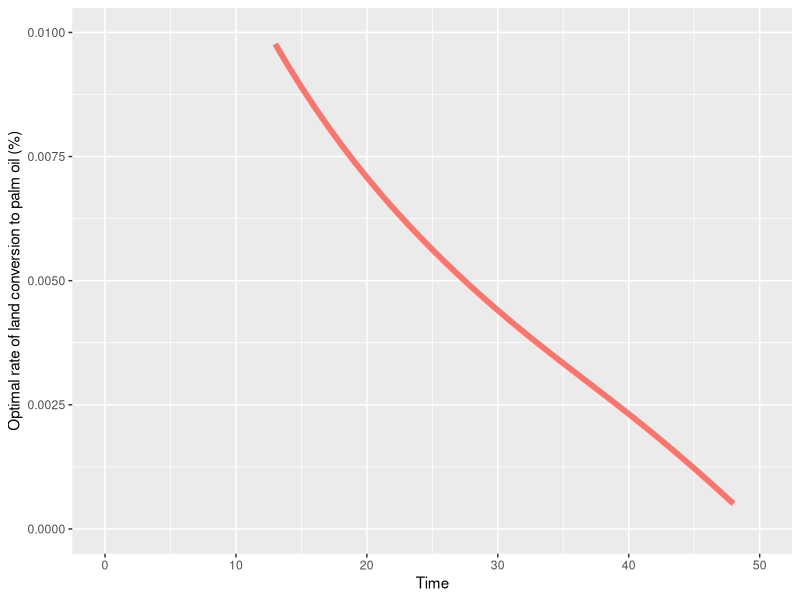
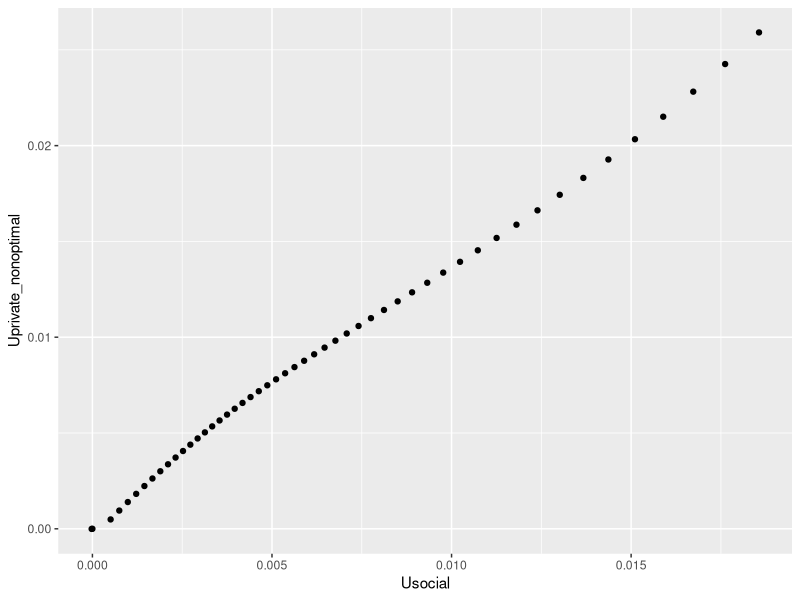
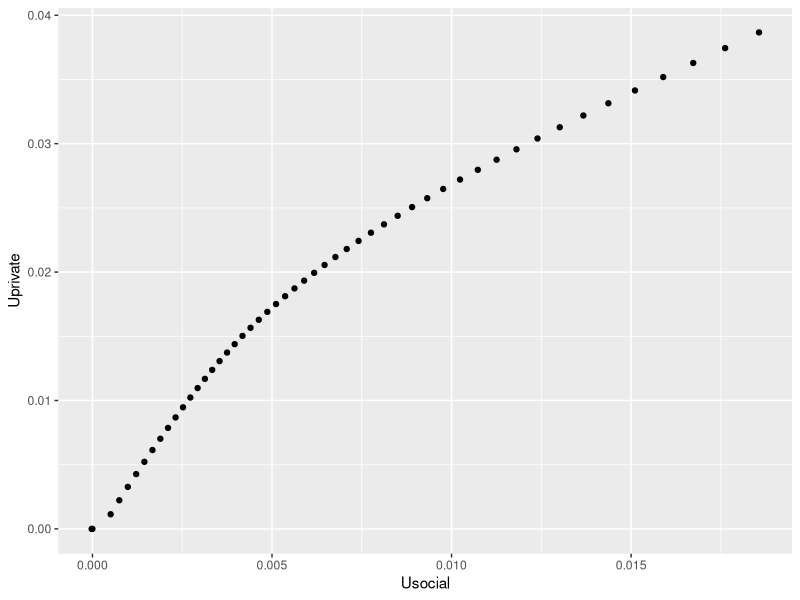
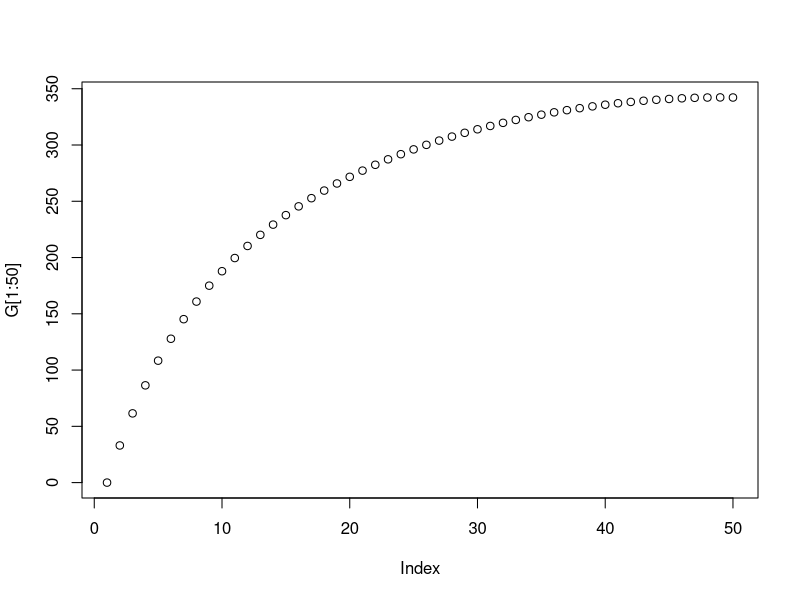
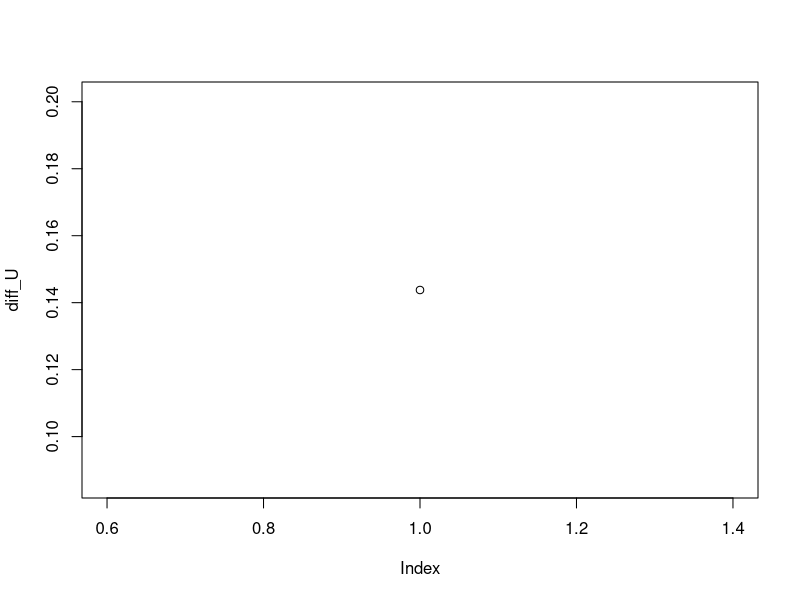

These charts were generated, in order, by the following R code:

### Estimate the true cost of a metric ton of palm oil 
### and the difference between the international CPO price 
### and the true cost (CPO price + social cost = true cost)  

rm(list=ls())
library(optimx)
library(ggplot2)

time <- seq(0,50) # Set time periods
time2 = seq(1,81,1)

  #### INPUTS ####
  total_land      = 7363000  # total land 
  forest_land     = 0.68 # total forest land 
  cost_per_HA     = 1410
  ES_value        = 2500
  CPO_price       = 658 # Use 517 for the historic average
  CPO_yield       = 4.20
  kerneloil_price = 1382 # Use 832 for the historic average
  kerneloil_yield = 4.20
  rho             = 0.05
  expenditures    = 9e6
  infections      = 2000
  population      = 3.55e6
  prop_CPO_total  = 0.8
  #### INPUTS ####
  
  developed_land = total_land*(1- forest_land)  #total already developed land
  prop_developed_land = developed_land/total_land # proportion of developed land from total (%)
  prop_forest_land = (total_land - developed_land)/total_land  # proportion of forest land from total (%)
  HA_in_1_percent = (1/100)*total_land
  
  pconv = cost_per_HA/total_land
  you = (pconv + rho/(1+prop_developed_land))/((1-prop_developed_land))
  #factor1 = 1/you^2
  factor1 = 15000
  
  # Production and cost parameters
  theta = 1 # effectiveness of land conversion
  C_coeff = 2 # Coefficient for C(u) curve
  g1 = factor1*cost_per_HA*HA_in_1_percent 
  g2 = cost_per_HA*HA_in_1_percent  
  
  
  ESTV = ES_value*100*HA_in_1_percent 
  b = 4 # curvature of value for ecosystem services as a function of land covnerted - as higher number higher curvature (if b =1, linear relationship)
  r = 0.00 # growth rate of ecosystem 
  
  #Health Damages 
  n1 = 1/14500 # denominator factor for relationship between Xt and St
  omega = 1 #rate of reduction of indcidence (if equal to 1, 100% reduction from period to period)
  cost_public_health = expenditures*3.33  #total public expenditures on prevention and control of malaria = 9 millions. We assume that 30% is public expenditures and 70% is private expenditures that we don't observe
  infected = infections
  pop = population
  d1 = cost_public_health/infected
  d2 = 1.1 # curvature of simple damage function 
  d4 = -11 # curvature for complex damage function
  d5 = 0.1 # inflection point for complex damage function
  d6 = 0.01  # level point for complex damage function
  d3 = cost_public_health/(1/(exp(d4*(0.25-d5))+ d6 )) 
  
  
  CPOprice = CPO_price*CPO_yield*HA_in_1_percent
  kernelprice = kerneloil_price*kerneloil_yield*HA_in_1_percent
  prop_kernel_total= 1 - prop_CPO_total
  
  #  Calibration parameters 
  Uo = 0.00000001 # Initial effort of land conversion at time 0
  Xo =  prop_developed_land*100# Initial proportion of total landscape developed at time 0
  FXo = r/(1+Xo) # Initial value for function of 
  So = (Xo/100)^2/n1
  Zo = So 
  Ro = CPOprice*Xo*prop_CPO_total + kernelprice*Xo*prop_kernel_total # Initial revenue at time 0
  Co = g1*Uo^C_coeff + g2*Xo    # Initial cost at time 0
  profitso = Ro - Co
  Bo = ESTV*((exp(b) - exp(b*(Xo/100)))/(exp(b)-1))
  #Do = d1*Zo^d2   # Initial damages at time 0 (simple function)
  Do = d3*(exp(d4 * ((Zo*n1)^(1/2)- d5)) + d6 )**(-1)  # Initial damages at time 0 (complex function)  
  Wo = profitso + Bo - Do
  
  Private_Vo = Ro - Co
  Social_Vo = profitso + Bo - Do
  
  # Vectors for function
  U <- rep(Uo, length(time))                 # vector for effort in land conversion
  FX <- rep(FXo,length(time))                # vector for function of ecosystem growth
  X <- rep(Xo,length(time))                  # vector for stock of developed land X(t)
  S <- rep(So,length(time))
  Z <- rep(Zo,length(time))
  R <- rep(Ro,length(time))                  # vector for the revenue function R(X(t))
  C <- rep(Co, length(time))                 # vector for the cost function C(U(t))
  profits  = rep(profitso,length(time))
  disc_profits = rep(profitso,length(time))
  B <- rep(Bo, length(time))                 # vector for benefit function B(X(t))
  disc_B = rep(Bo, length(time))      
  D <- rep(Do, length(time))                 # vector for the damage function D(X(t))
  disc_D = rep(Do, length(time))    
  W <- rep(Wo, length(time)) 
  W_dis <- rep(Wo, length(time)) 
  result <- 0 
  
  # Function to be optimized
  opt_W <- function (U, npar = 1) {
    for (i in 1:(length(time)-1)){
      X[i+1] = X[i] + theta*U[i]*(100-X[i]) - r/(1+X[i])  
      S[i] = (X[i]/100)^2/n1
      Z[i+1] = (1- omega)*Z[i] + S[i]
      R[i] = CPOprice*X[i]*prop_CPO_total + kernelprice*X[i]*prop_kernel_total         # Revenue function for developed land
      C[i] = g1*U[i]^C_coeff + g2*X[i]         # Cost function using effort to develop land
      profits[i] = R[i] - C[i]
      disc_profits[i] = profits[i]*exp(-rho*(i-1)) 
      B[i] = ESTV*((exp(b) - exp(b*(X[i]/100)))/(exp(b)-1))
      disc_B[i] = B[i]*exp(-rho*(i-1)) 
      #D[i] = d1*Z[i]^d2
      D[i] = d3*(exp(d4 * ((Z[i]*n1)^(1/2) - d5)) + d6)**(-1)
      disc_D[i] = D[i]*exp(-rho*(i-1))
      W[i] = profits[i] + B[i] - D[i] 
      W[length(time)] = ((profits[length(time)] + B[length(time)] - D[length(time)]  )*exp(-rho *(time[length(time)]-1)))/rho
    }
    W_dis = W*exp(-rho*time) # Discounted value function
    NPV_W <- sum(W_dis)
    return(NPV_W)
  }
  
  max_W <- optimx(par = U, fn = opt_W, lower = -1, upper = 1,
                  method = ("L-BFGS-B"),
                  control = list(maximize = TRUE, trace=6))
  
  U_max <- t(data.frame(coef(max_W)))
  

  ## Estimate optimal stock of land each period (X)
  for (i in 1:(length(time)-1)){
    X[i+1] = X[i] + theta*U_max[i]*(100-X[i]) - r/(1+X[i])  
    S[i] = (X[i]/100)^2/n1
    Z[i+1] = (1- omega)*Z[i] + S[i]
    R[i] = CPOprice*X[i]*prop_CPO_total + kernelprice*X[i]*prop_kernel_total        # Revenue function for developed land
    C[i] = g1*U_max[i]^C_coeff + g2*X[i]         # Cost function using effort to develop land
    profits[i] = R[i] - C[i]
    disc_profits[i] = profits[i]*exp(-rho*(i-1)) 
    B[i] = ESTV*((exp(b) - exp(b*(X[i]/100)))/(exp(b)-1))
    disc_B[i] = B[i]*exp(-rho*(i-1)) 
    #D[i] = d1*Z[i]^d2 # simple damage function
    D[i] = d3*(exp(d4 * ((Z[i]*n1)^(1/2) - d5)) + d6)**(-1)
    disc_D[i] = D[i]*exp(-rho*(i-1))
    W[i] = profits[i] + B[i] - D[i] 
    W[length(time)] = ((profits[length(time)] + B[length(time)] - D[length(time)]  )*exp(-rho *(time[length(time)]-1)))/rho
  }
  W_dis = W*exp(-rho*time) # Discounted value function
  NPV_W_social <- sum(W_dis)/1e9
  NPV_profits_social <- sum(disc_profits)/1e9
  NPV_ES_social <- sum(disc_B)/1e9
  NPV_D_social <- sum(disc_D)/1e9

  
Rsocial = R
Xsocial = X
Usocial = U_max

  ggplot() + 
    geom_line(aes(time, Usocial, color="blue"), size=2) +
    xlim(0, 50) +
    ylim(0, 0.01) +
    labs( x = "Time" , y = "Optimal rate of land conversion to palm oil (%)") + 
    theme(legend.position="none")
  
##############################################
  ### Find the optimal price for private optimal 
  opt_W2 <- function (U, npar = 1) {
    for (i in 1:(length(time)-1)){
      X[i+1] = X[i] + theta*U[i]*(100-X[i]) - r/(1+X[i])  
      #S[i] = (X[i]/100)^2/n1
      #Z[i+1] = (1- omega)*Z[i] + S[i]
      R[i] = ( CPOprice*X[i]*prop_CPO_total + kernelprice*X[i]*prop_kernel_total )
      #R[i] = G*CPO_yield*HA_in_1_percent*X[i]        # Revenue function for developed land
      C[i] = g1*U[i]^C_coeff + g2*X[i]         # Cost function using effort to develop land
      profits[i] = R[i] - C[i]
      #disc_profits[i] = profits[i]*exp(-rho*(i-1)) 
      #B[i] = ESTV*((exp(b) - exp(b*(X[i]/100)))/(exp(b)-1))
      #disc_B[i] = B[i]*exp(-rho*(i-1)) 
      #D[i] = d1*Z[i]^d2
      #D[i] = d3*(exp(d4 * ((Z[i]*n1)^(1/2) - d5)) + d6)**(-1)
      #disc_D[i] = D[i]*exp(-rho*(i-1))
      W[i] = profits[i]  
      W[length(time)] = ((profits[length(time)] )*exp(-rho *(time[length(time)]-1)))/rho
    }
    W_dis = W*exp(-rho*time) # Discounted value function
    NPV_W <- sum(W_dis)
    return(NPV_W)
  }
  
  max_W2 <- optimx(par = U, fn = opt_W2, lower = -1, upper = 1,
                  method = ("L-BFGS-B"),
                  control = list(maximize = TRUE, trace=6))
  
  U_max2 <- t(data.frame(coef(max_W2)))
  

    for (i in 1:(length(time)-1)){
      X[i+1] = X[i] + theta*U_max2[i]*(100-X[i]) - r/(1+X[i])  
      #S[i] = (X[i]/100)^2/n1
      #Z[i+1] = (1- omega)*Z[i] + S[i]
      R[i] = ( CPOprice*X[i]*prop_CPO_total + kernelprice*X[i]*prop_kernel_total )       # Revenue function for developed land
      #R[i] = G*CPO_yield*HA_in_1_percent*X[i]        # Revenue function for developed land
      C[i] = g1*U_max2[i]^C_coeff + g2*X[i]         # Cost function using effort to develop land
      profits[i] = R[i] - C[i]
      #disc_profits[i] = profits[i]*exp(-rho*(i-1)) 
      #B[i] = ESTV*((exp(b) - exp(b*(X[i]/100)))/(exp(b)-1))
      #disc_B[i] = B[i]*exp(-rho*(i-1)) 
      #D[i] = d1*Z[i]^d2
      #D[i] = d3*(exp(d4 * ((Z[i]*n1)^(1/2) - d5)) + d6)**(-1)
      #disc_D[i] = D[i]*exp(-rho*(i-1))
      W[i] = profits[i]  
      W[length(time)] = ((profits[length(time)] )*exp(-rho *(time[length(time)]-1)))/rho
    }
    
  Rprivate  = R
  Xprivate = X
  Uprivate <- U_max2
  
  R_dis = R*exp(-rho*time) # Discounted value function
  NPV_R <- sum(R_dis)/1e9
  
  ### optimal social cost of palm oil per hectare (how much the government should charge extra to companies 
  ### for a metric ton of palm oil to reduce production to the social optimum amount)
  G = (  Rprivate - Rsocial    )/ (CPO_yield*HA_in_1_percent*Xsocial)
  
  AvgG = mean(G[2:50])
  
  AvgG1 = mean(G[2:11])
  AvgG2 = mean(G[12:21])
  AvgG3 = mean(G[22:31])
  AvgG4 = mean(G[32:41])
  AvgG5 = mean(G[42:50])
  
  G_dis = G*exp(-rho*time) # Discounted value function
  NPV_G <- sum(G_dis)
  
  ### Find the optimal price for social optimal 
  opt_W3 <- function (U, npar = 1) {
    for (i in 1:(length(time)-1)){
      X[i+1] = X[i] + theta*U[i]*(100-X[i]) - r/(1+X[i])  
      #S[i] = (X[i]/100)^2/n1
      #Z[i+1] = (1- omega)*Z[i] + S[i]
      R[i] = ( CPOprice*X[i]*prop_CPO_total + kernelprice*X[i]*prop_kernel_total )  - G[i]*CPO_yield*HA_in_1_percent*X[i]     # Revenue function for developed land
      #R[i] = G*CPO_yield*HA_in_1_percent*X[i]        # Revenue function for developed land
      C[i] = g1*U[i]^C_coeff + g2*X[i]         # Cost function using effort to develop land
      profits[i] = R[i] - C[i]
      #disc_profits[i] = profits[i]*exp(-rho*(i-1)) 
      #B[i] = ESTV*((exp(b) - exp(b*(X[i]/100)))/(exp(b)-1))
      #disc_B[i] = B[i]*exp(-rho*(i-1)) 
      #D[i] = d1*Z[i]^d2
      #D[i] = d3*(exp(d4 * ((Z[i]*n1)^(1/2) - d5)) + d6)**(-1)
      #disc_D[i] = D[i]*exp(-rho*(i-1))
      W[i] = profits[i]  
      W[length(time)] = ((profits[length(time)] )*exp(-rho *(time[length(time)]-1)))/rho
    }
    W_dis = W*exp(-rho*time) # Discounted value function
    NPV_W <- sum(W_dis)
    return(NPV_W)
  }
  
  max_W3 <- optimx(par = U, fn = opt_W3, lower = -1, upper = 1,
                   method = ("L-BFGS-B"),
                   control = list(maximize = TRUE, trace=6))
  
  U_max3 <- t(data.frame(coef(max_W3)))
  
  Uprivate_nonoptimal <- U_max3
  
  
  
  
  # Comparison 
  qplot(Usocial,Uprivate_nonoptimal) # They should be equal if G reduces conversion
  qplot(Usocial,Uprivate) # They should be equal if G reduces conversion
  
  plot(G[1:50])
  
  diff_U <- sum(Uprivate_nonoptimal - Usocial )
  plot(diff_U)
  
